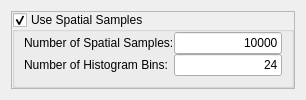
              <widget class="QWidget" name="MattesMutualInformation">
               <layout class="QVBoxLayout" name="verticalLayout_27">
                <item>
                 <widget class="QFrame" name="m_MattesMutualInformationFrame">
                  <property name="frameShape">
                   <enum>QFrame::StyledPanel</enum>
                  </property>
                  <property name="frameShadow">
                   <enum>QFrame::Raised</enum>
                  </property>
                  <layout class="QVBoxLayout" name="verticalLayout_26">
                   <property name="spacing">
                    <number>0</number>
                   </property>
                   <property name="margin">
                    <number>0</number>
                   </property>
                   <item>
                    <widget class="QGroupBox" name="m_UseSamplingMattesMutualInformation">
                     <property name="title">
                      <string>Use Spatial Samples</string>
                     </property>
                     <property name="checkable">
                      <bool>true</bool>
                     </property>
                     <layout class="QVBoxLayout" name="verticalLayout_9">
                      <property name="spacing">
                       <number>0</number>
                      </property>
                      <property name="topMargin">
                       <number>0</number>
                      </property>
                      <property name="bottomMargin">
                       <number>9</number>
                      </property>
                      <item>
                       <layout class="QVBoxLayout" name="_23">
                        <property name="spacing">
                         <number>0</number>
                        </property>
                        <item>
                         <layout class="QGridLayout" name="_24">
                          <item row="1" column="0">
                           <widget class="QLabel" name="textLabel2">
                            <property name="text">
                             <string>Number of Histogram Bins:</string>
                            </property>
                            <property name="wordWrap">
                             <bool>false</bool>
                            </property>
                           </widget>
                          </item>
                          <item row="0" column="0">
                           <widget class="QLabel" name="textLabel1">
                            <property name="text">
                             <string>Number of Spatial Samples:</string>
                            </property>
                            <property name="wordWrap">
                             <bool>false</bool>
                            </property>
                           </widget>
                          </item>
                          <item row="0" column="1">
                           <widget class="QLineEdit" name="m_NumberOfSpatialSamplesMattesMutualInformation">
                            <property name="text">
                             <string>10000</string>
                            </property>
                            <property name="alignment">
                             <set>Qt::AlignRight</set>
                            </property>
                           </widget>
                          </item>
                          <item row="1" column="1">
                           <widget class="QLineEdit" name="m_NumberOfHistogramBinsMattesMutualInformation">
                            <property name="text">
                             <string>24</string>
                            </property>
                            <property name="alignment">
                             <set>Qt::AlignRight</set>
                            </property>
                           </widget>
                          </item>
                         </layout>
                        </item>
                       </layout>
                      </item>
                     </layout>
                    </widget>
                   </item>
                  </layout>
                 </widget>
                </item>
               </layout>
              </widget>
